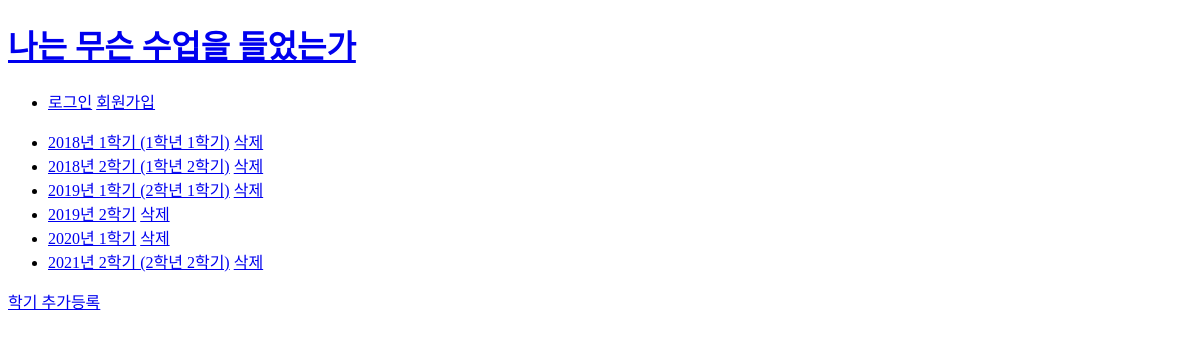
The app's page /sju/, older data.
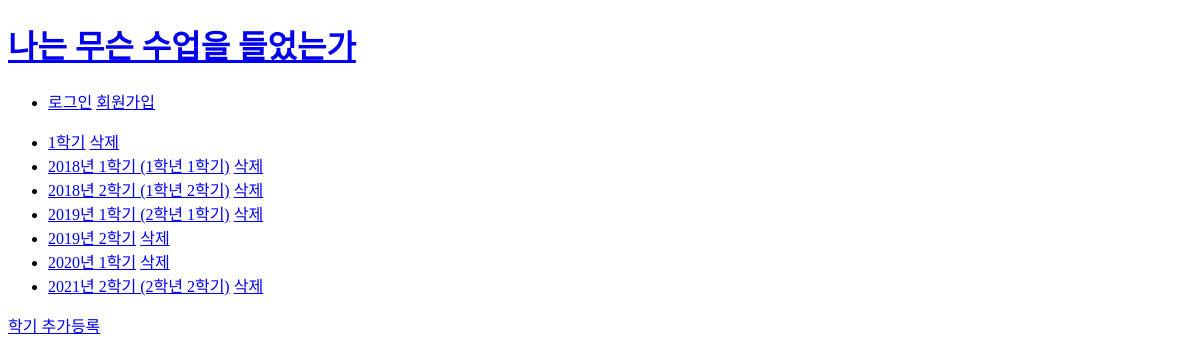
The same page, newer data.
### sju/models.py (models this page shows, shortened)
class Semester(models.Model):
    table = models.CharField(max_length=200)                                # 시간표 이름
    credits = models.IntegerField(default=0)                                         # 이수 단위
    grade = models.FloatField(default=0.00)                                             # 학점 평점
    create_at = models.DateTimeField()                                      # create 시간
    update_at = models.DateTimeField(null=True, blank=True)                 # update 시간

### sju/views.py (the view)
# urls.py: path('', views.index, name='index'),
def index(request):
    semester_list= Semester.objects.order_by('table')
    context = {'semester_list': semester_list}
    return render(request, 'sju/main_page.html', context)

### templates/sju/main_page.html
{% extends 'base.html' %}
{% block content %}
{% if semester_list %}
    <ul>
        {% for sem in semester_list %}
        <li>
            <a href="{% url 'sju:read' sem.id %}">{{sem.table}}</a>
            <a href="{% url 'sju:semester_delete' sem.id %}">삭제</a>
        </li>
        {% endfor %}
    </ul>
{% else %}
    <p>학교를 아직 안 다녔나보군요?</p>
{% endif %}
<a href="{% url 'sju:semester_create' %}" class="btn btn-primary">학기 추가등록</a>
{% endblock %}

Row changes from the older to the newer data that the page shows:
added Semester: table "1학기"
